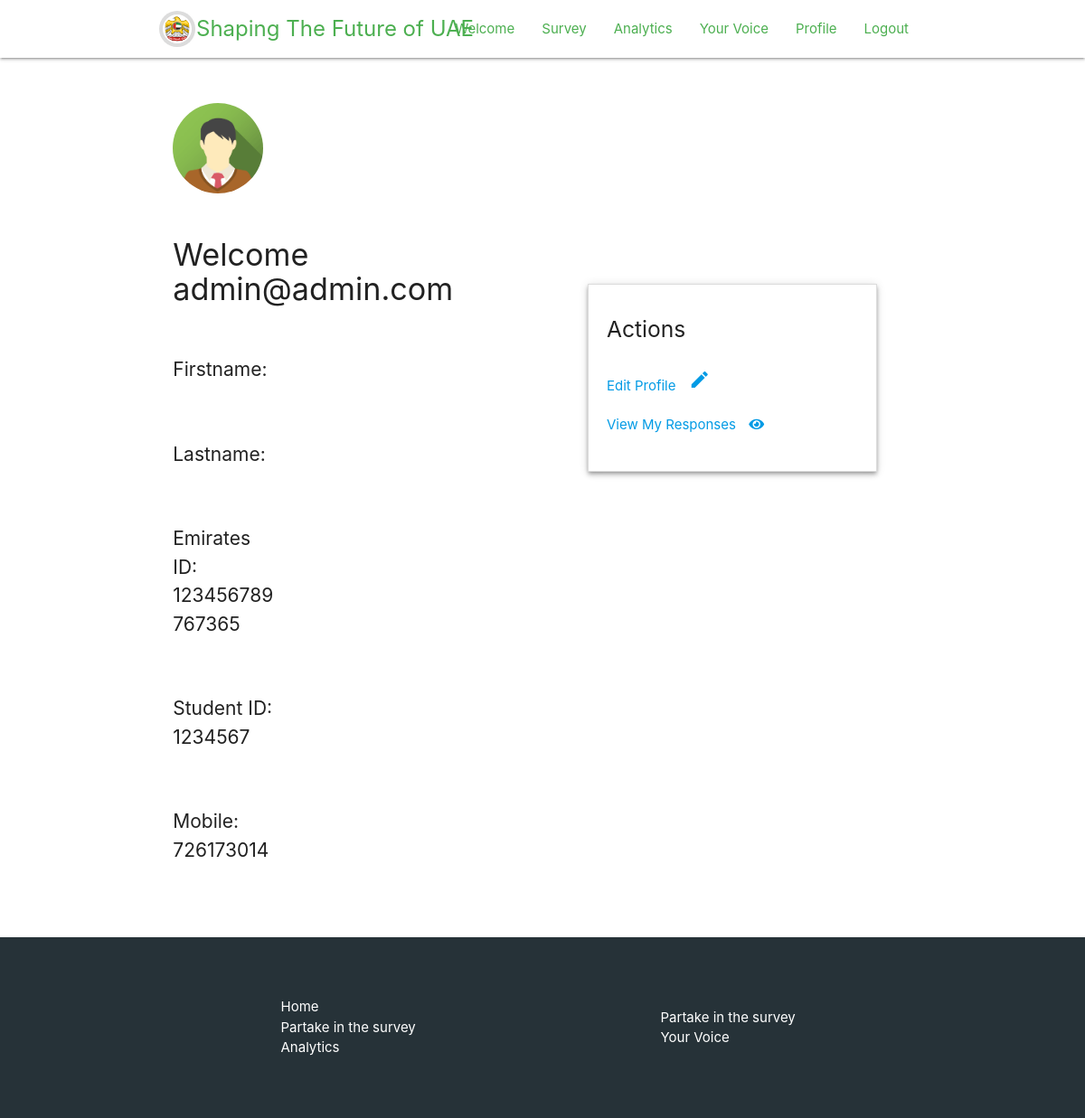
The page /profile (signed in) on the database its author committed.
### opinion_aggregator/models/auth.py (models this page shows, shortened)
class User(AbstractBaseUser, PermissionsMixin):
    email = models.EmailField(
        _('email address'), unique=True,
        error_messages={'unique': _(
            "The email address you entered has already been registered.",), },
        max_length=255
        )
    firstname = models.CharField(_('firstname'), max_length=40, blank=True)
    lastname = models.CharField(_('lastname'), max_length=40, blank=True)
    address = models.CharField(_('address'), max_length=100, blank=True)
    gender = models.CharField(_('gender'), max_length=40, blank=True)
    date_joined = models.DateTimeField(_('date_joined'), default=timezone.now)
    date_of_birth = models.DateField(_('date_of_birth'), blank=True, null=True)
    is_staff = models.BooleanField(
        _('staff status'), default=False,
        help_text=_(
            'Designates whether the user can log into this admin site.'
            ),
        )
    is_active = models.BooleanField(
        _('active'), default=True, help_text=_(
            'Designates whether this user should be treated as active. '
            'Unselect this instead of deleting accounts.'),
        )
    is_change_allowed = models.BooleanField(
        _('change_allowed'), default=False, help_text=_(
            'Designates whether this user has been authorized to change '
            'his own password, in the change_password view.'),
        )
    country_code = models.ForeignKey(CountryCode, on_delete=models.SET_NULL,
                                     null=True, blank=True)
    phone_number = models.IntegerField(blank=True, null=True)
    emirates_id = models.IntegerField(blank=False, null=False)
    student_id = models.IntegerField(blank=False, null=False)
    photo = models.ImageField(null=True, upload_to="avatars/", blank=True)
    change_email = models.EmailField(
        _('email address'), unique=True,
        error_messages={
            'unique': _(
                "The email address you entered has already been registered.",
                ),
            },
        max_length=255, default=None, blank=True, null=True
        )
    former_email = models.EmailField(_('email address'), max_length=255,
                                     default=None, blank=True,
                                     null=True)
    objects = UserManager()
    USERNAME_FIELD = 'email'
    REQUIRED_FIELDS = []

### opinion_aggregator/views.py (the view)
# urls.py: path('profile', views.profile, name='profile'),
@login_required
def profile(request):
    return render(request, 'profile.html')

### opinion_aggregator/templates/profile.html (shortened to what this page needs)
{% extends "base.html" %}
{% load static %}
{% block styles %}
    {{ block.super }}
    <link rel="stylesheet" type="text/css" href="{% static 'css/profile.css' %}" />
{% load static %}
{% endblock %}
{% block content %}
<div class="content">
    <div class="row">
        <div class="container">
            <div class="row">
                <div class="col m6 s12 left-col">
                    <div class="row">
                        {% if request.user.photo %}
                        <div class="col s12 avatar">
                            <img src="{{ request.user.photo.url }}" alt="">
                        </div>
                        {% else %}
                        <div class="col s12 avatar">
                            <img src="{% static 'images/avatar.png' %}" alt="">
                        </div>
                        {% endif %}
                    </div>
                    <div class="row">
                        <div class="col s12">
                            <h4>Welcome {{request.user.email}}</h4>
                        </div>
                    </div>
                    <div class="row">
                        <div class="col s12 m4">
                            <p>Firstname: {{request.user.firstname}}</p>
                        </div>
                    </div>
                    <div class="row">
                        <div class="col s12 m4">
                            <p>Lastname: {{request.user.lastname}}</p>
                        </div>
                    </div>
                    <div class="row">
                        <div class="col s12 m4">
                            <p>Emirates ID: {{ request.user.emirates_id }}</p>
                        </div>
                    </div>
                    <div class="row">
                        <div class="col s12 m4">
                            <p>Student ID: {{ request.user.student_id }}</p>
                        </div>
                    </div>
                    <div class="row">
                        <div class="col s12 m4">
                            <p>Mobile: {{ request.user.phone_number }}</p>
                        </div>
                    </div>
                </div>
                <div class="col m6 s12 right-col">
                    <div class="buffer z-depth-2">
                        <div class="row">
                            <div class="col s12"><h5>Actions</h5></div>
                        </div>
                        <div class="row">
                            <div class="col s12">
                                <a href="/edit_profile" class="with-icon">Edit Profile <i class="material-icons">edit</i></a>
                            </div>
                        </div>
                        <div class="row">
                            <div class="col s12"><a href="/user_responses" class="with-icon">View My Responses <i class="fas fa-eye"></i></a></div>
                        </div>
                    </div>
                </div>
            </div>
        </div>
    </div>
</div>
{% endblock %}

### opinion_aggregator/static/css/main.css (style rules this page uses)
body, html { height: 100%; }
body { display: flex; flex-direction: column; }
.content { flex: 1 0 auto; }

### opinion_aggregator/static/css/profile.css (style rules this page uses)
.content { padding-top: 50px; }
.avatar img { border-radius: 50%; height: 100px; width: 100px; }
.col p { font-size: 1.4em; }
.with-icon i { margin-left: 10px; }
.buffer { padding: 20px; margin-top: 200px; border: solid 0.05em #DCDCDC; }
.right-col { padding: 0 50px !important; }
.col p, .col h4 { overflow-wrap: break-word; }

### rows shown on the page
User: user.email "admin@admin.com", user.emirates_id "123456789767365", user.student_id "1234567", user.phone_number "726173014"
